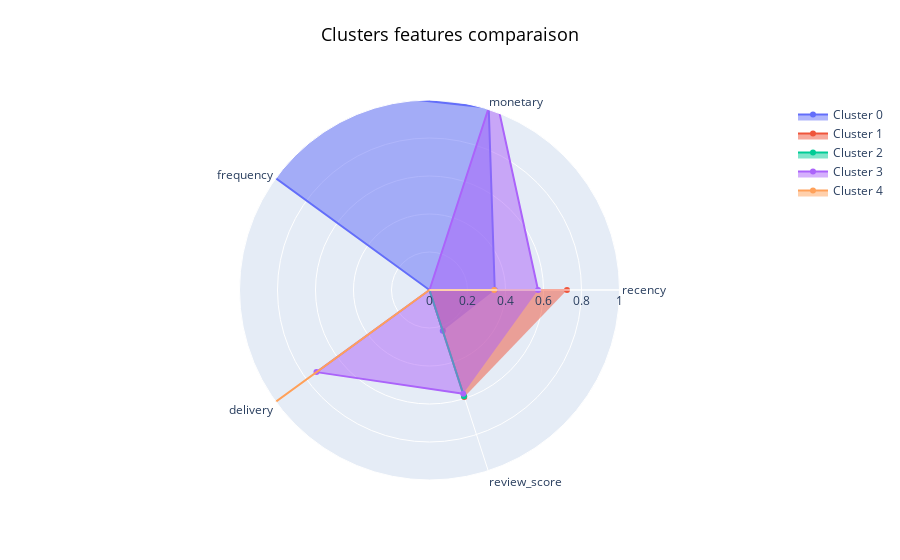

Here is the notebook cell this chart was saved with:
### Code cell
plot_radars(data=logX_scaled_clusters,
            group="kmeans_label")

### Figure 1 — Plotly figure (JSON) as saved in the notebook; plotly's stock layout.template omitted (floating-point values rounded to 4 significant figures)
{"data": [{"fill": "toself", "name": "Cluster 0", "r": [0.3435, 1.008, 1.991, -0.2604, 0.2261], "theta": ["recency", "monetary", "frequency", "delivery", "review_score"], "type": "scatterpolar"}, {"fill": "toself", "name": "Cluster 1", "r": [0.7235, -1.596, -0.5732, -0.5011, 0.5921], "theta": ["recency", "monetary", "frequency", "delivery", "review_score"], "type": "scatterpolar"}, {"fill": "toself", "name": "Cluster 2", "r": [-1.979, -0.4546, -0.5288, -1.426, 0.5878], "theta": ["recency", "monetary", "frequency", "delivery", "review_score"], "type": "scatterpolar"}, {"fill": "toself", "name": "Cluster 3", "r": [0.5713, 1.107, -0.5733, 0.7354, 0.5746], "theta": ["recency", "monetary", "frequency", "delivery", "review_score"], "type": "scatterpolar"}, {"fill": "toself", "name": "Cluster 4", "r": [0.3407, -0.06457, -0.3155, 1.452, -1.981], "theta": ["recency", "monetary", "frequency", "delivery", "review_score"], "type": "scatterpolar"}], "layout": {"polar": {"radialaxis": {"range": [0, 1], "visible": true}}, "showlegend": true, "title": {"font": {"color": "black", "size": 18}, "text": "Clusters features comparaison", "x": 0.5, "xanchor": "center", "y": 0.95, "yanchor": "top"}}}
